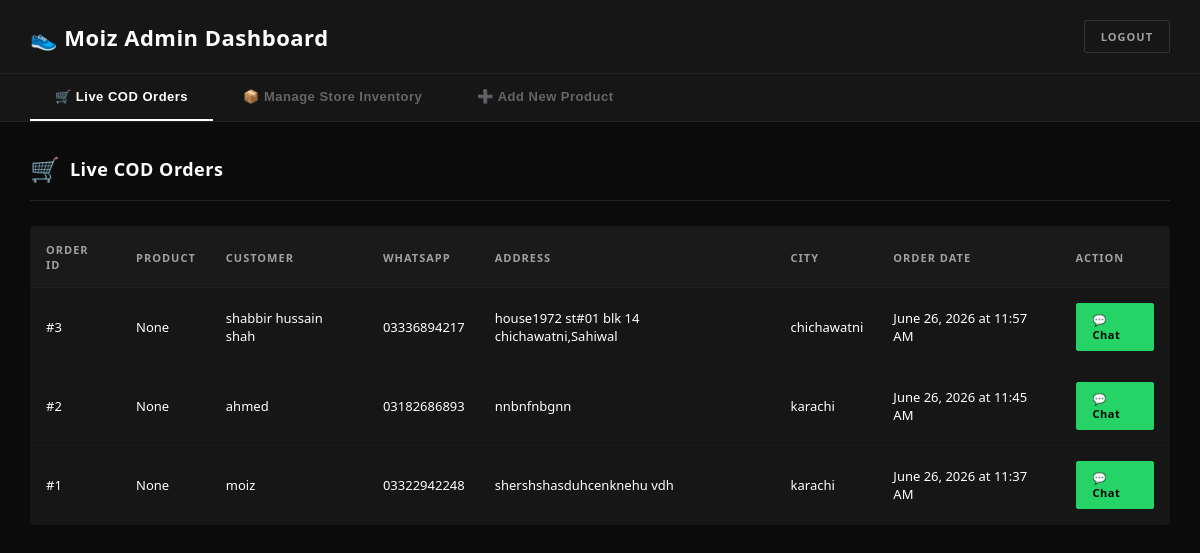
Page /moiz-admin (signed in) on the committed database.
### tables this page shows
CREATE TABLE orders (
            id INTEGER PRIMARY KEY AUTOINCREMENT,
            product_id INTEGER NOT NULL,
            customer_name TEXT NOT NULL,
            whatsapp TEXT NOT NULL,
            address TEXT NOT NULL,
            city TEXT NOT NULL,
            order_date TIMESTAMP DEFAULT CURRENT_TIMESTAMP,
            status TEXT DEFAULT 'pending',
            notes TEXT,
            FOREIGN KEY (product_id) REFERENCES products (id)
        );

### app.py (the view, shortened to what this page needs)
@app.route('/moiz-admin', methods=['GET', 'POST'])
def moiz_admin():
    if not session.get('logged_in'):
        return redirect(url_for('moiz_admin_login'))
    conn = get_db()
    cursor = conn.cursor()
    cursor.execute("""
        SELECT o.*, COALESCE(p.title, p.name) as product_title
        FROM orders o
        LEFT JOIN products p ON o.product_id = p.id
        WHERE o.status = 'pending'
        ORDER BY o.order_date DESC
    """)
    orders = cursor.fetchall()
    cursor.execute("""
        SELECT id, COALESCE(title, name) as title, size, price, original_price,
               code, stock, image_url, shipping_rule
        FROM products
        ORDER BY id DESC
    """)
    products = cursor.fetchall()
    conn.close()
    return render_template('moiz_admin.html', orders=orders, products=products)

### app.py (called while the page is built)
def get_db():
    conn = sqlite3.connect('shoes.db')
    conn.row_factory = sqlite3.Row
    return conn

@app.context_processor
def utility_processor():
    def format_datetime(dt):
        if dt:
            if isinstance(dt, str):
                try:
                    dt = datetime.fromisoformat(dt)
                except:
                    return dt
            return dt.strftime('%B %d, %Y at %I:%M %p')
        return ''
    return dict(format_datetime=format_datetime)

### templates/moiz_admin.html (shortened to what this page needs)
<!DOCTYPE html>
<html lang="en">
<head>
</head>
<body>
    <div class="header">
        <h1>👟 Moiz Admin Dashboard</h1>
        <a href="/moiz-admin/logout" class="logout-btn">Logout</a>
    </div>
    <div class="tabs">
        <button class="tab-btn active" onclick="switchTab(event, 'orders')">🛒 Live COD Orders</button>
        <button class="tab-btn" onclick="switchTab(event, 'inventory')">📦 Manage Store Inventory</button>
        <button class="tab-btn" onclick="switchTab(event, 'add')">➕ Add New Product</button>
    </div>
    <div class="container">
        <div id="orders" class="tab-content active">
            <div class="section-header">
                <span>🛒</span>
                <h2>Live COD Orders</h2>
            </div>
            {% if orders %}
                <table>
                    <thead>
                        <tr>
                            <th>Order ID</th>
                            <th>Product</th>
                            <th>Customer</th>
                            <th>WhatsApp</th>
                            <th>Address</th>
                            <th>City</th>
                            <th>Order Date</th>
                            <th>Action</th>
                        </tr>
                    </thead>
                    <tbody>
                        {% for order in orders %}
                        <tr>
                            <td>#{{ order.id }}</td>
                            <td>{{ order.product_title }}</td>
                            <td>{{ order.customer_name }}</td>
                            <td>{{ order.whatsapp }}</td>
                            <td>{{ order.address }}</td>
                            <td>{{ order.city }}</td>
                            <td>{{ format_datetime(order.order_date) }}</td>
                            <td>
                                <a href="https://wa.me/92{{ order.whatsapp.lstrip('0') }}?text=Hi%20{{ order.customer_name }}!%20Your%20order%20%23{{ order.id }}%20is%20confirmed.%20We'll%20deliver%20to%20{{ order.address }}%2C%20{{ order.city }}"
                                   target="_blank"
                                   class="btn btn-whatsapp">
                                    💬 Chat
                                </a>
                            </td>
                        </tr>
                        {% endfor %}
                    </tbody>
                </table>
            {% else %}
                <div class="empty-state">No pending orders at the moment</div>
            {% endif %}
        </div>
    </div>
</body>
</html>

### templates/moiz_admin.html (style rules this page uses)
* { margin: 0; padding: 0; box-sizing: border-box; }
body { font-family: system-ui, -apple-system, sans-serif; background: #0b0b0b; color: #ffffff; min-height: 100vh; }
.header { background: #161616; border-bottom: 1px solid #222222; padding: 20px 30px; display: flex; justify-content: space-between; align-items: center; }
h1 { font-size: 22px; font-weight: 600; letter-spacing: 0.5px; }
.logout-btn { background: transparent; color: #a0a0a0; border: 1px solid #333333; padding: 8px 16px; border-radius: 2px; text-decoration: none; font-size: 11px; font-weight: 600; letter-spacing: 1px; text-transform: uppercase; transition: all 0.2s; }
.tabs { background: #161616; border-bottom: 1px solid #222222; display: flex; gap: 5px; padding: 0 30px; }
.tab-btn { padding: 15px 25px; background: transparent; border: none; color: #666666; cursor: pointer; font-size: 13px; font-weight: 600; letter-spacing: 0.5px; border-bottom: 2px solid transparent; transition: all 0.2s; }
.tab-btn.active { color: #ffffff; border-bottom-color: #ffffff; }
.container { max-width: 1600px; margin: 0 auto; padding: 30px; }
.tab-content { display: none; }
.tab-content.active { display: block; }
.section-header { display: flex; align-items: center; gap: 10px; margin-bottom: 25px; padding-bottom: 15px; border-bottom: 1px solid #222222; }
.section-header h2 { font-size: 18px; font-weight: 600; letter-spacing: 0.5px; }
.section-header span { font-size: 24px; }
table { width: 100%; border-collapse: collapse; background: #161616; border: 1px solid #222222; border-radius: 4px; overflow: hidden; }
thead { background: #1a1a1a; }
th { padding: 15px; text-align: left; font-size: 11px; font-weight: 600; letter-spacing: 1px; text-transform: uppercase; color: #a0a0a0; border-bottom: 1px solid #222222; }
td { padding: 15px; font-size: 13px; border-bottom: 1px solid #1a1a1a; }
tbody tr:last-child td { border-bottom: none; }
.btn { padding: 8px 16px; border: 1px solid #333333; border-radius: 2px; font-size: 11px; font-weight: 600; letter-spacing: 0.5px; cursor: pointer; transition: all 0.2s; text-decoration: none; display: inline-block; }
.btn-whatsapp { background: #25d366; color: #000000; border-color: #25d366; }

### rows in the picture
orders: id "3", product_title "None", customer_name "shabbir hussain shah", whatsapp "03336894217", address "house1972 st#01 blk 14 chichawatni,Sahiwal", city "chichawatni", order_date "June 26, 2026 at 11:57 AM"
orders: id "2", product_title "None", customer_name "ahmed", whatsapp "03182686893", address "nnbnfnbgnn", city "karachi", order_date "June 26, 2026 at 11:45 AM"
orders: id "1", product_title "None", customer_name "moiz", whatsapp "03322942248", address "shershshasduhcenknehu vdh", city "karachi", order_date "June 26, 2026 at 11:37 AM"
